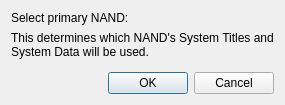
<?xml version="1.0" encoding="UTF-8"?>
<ui version="4.0">
 <class>SelectNandDialog</class>
 <widget class="QDialog" name="SelectNandDialog">
  <property name="windowTitle">
   <string>Select NAND</string>
  </property>
  <property name="geometry">
   <rect>
    <x>0</x>
    <y>0</y>
    <width>400</width>
    <height>0</height>
   </rect>
  </property>
  <layout class="QVBoxLayout">
   <item>
    <widget class="QLabel">
     <property name="text">
      <string>Select primary NAND:</string>
     </property>
    </widget>
   </item>
   <item>
    <layout class="QVBoxLayout" name="contentLayout" />
   </item>
   <item>
    <widget class="QLabel">
     <property name="wordWrap">
      <bool>true</bool>
     </property>
     <property name="text">
      <string>This determines which NAND's System Titles and System Data will be used.</string>
     </property>
    </widget>
   </item>
   <item>
    <spacer>
     <property name="orientation">
      <enum>Qt::Vertical</enum>
     </property>
    </spacer>
   </item>
   <item>
    <widget class="QDialogButtonBox" name="buttonBox">
     <property name="standardButtons">
      <set>QDialogButtonBox::Ok|QDialogButtonBox::Cancel</set>
     </property>
    </widget>
   </item>
  </layout>
 </widget>
</ui>
